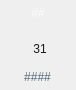
<?xml version="1.0" encoding="UTF-8"?>
<ui version="4.0">
 <class>CalendarItem</class>
 <widget class="FramedEntity" name="CalendarItem">
  <property name="geometry">
   <rect>
    <x>0</x>
    <y>0</y>
    <width>76</width>
    <height>90</height>
   </rect>
  </property>
  <property name="minimumSize">
   <size>
    <width>76</width>
    <height>90</height>
   </size>
  </property>
  <property name="maximumSize">
   <size>
    <width>16777215</width>
    <height>16777215</height>
   </size>
  </property>
  <property name="styleSheet">
   <string notr="true">QLabel {
    border: none;
    font: 600 40px &quot;Open Sans&quot;;
    color: rgba(25, 25, 25, 255);
    margin: 0px;
    padding: 0px;
}</string>
  </property>
  <property name="parentPainting">
   <enum>E::PaintParentBefore</enum>
  </property>
  <property name="sizeOfFrame">
   <size>
    <width>76</width>
    <height>90</height>
   </size>
  </property>
  <widget class="QLabel" name="dayOfWeek">
   <property name="geometry">
    <rect>
     <x>0</x>
     <y>1</y>
     <width>76</width>
     <height>24</height>
    </rect>
   </property>
   <property name="styleSheet">
    <string notr="true">QLabel {
    font: 600 16px &quot;Open Sans&quot;;
    color: rgba(250, 250, 250, 255);
}</string>
   </property>
   <property name="text">
    <string notr="true">##</string>
   </property>
   <property name="alignment">
    <set>Qt::AlignCenter</set>
   </property>
  </widget>
  <widget class="QLabel" name="dayOfMonth">
   <property name="geometry">
    <rect>
     <x>11</x>
     <y>26</y>
     <width>52</width>
     <height>39</height>
    </rect>
   </property>
   <property name="styleSheet">
    <string notr="true">QLabel {
    padding-top: 6px;
    padding-left: 6px;
}</string>
   </property>
   <property name="text">
    <string notr="true">31</string>
   </property>
   <property name="alignment">
    <set>Qt::AlignCenter</set>
   </property>
  </widget>
  <widget class="QLabel" name="month">
   <property name="geometry">
    <rect>
     <x>6</x>
     <y>66</y>
     <width>63</width>
     <height>21</height>
    </rect>
   </property>
   <property name="styleSheet">
    <string notr="true">QLabel {
font: 600 12px &quot;Open Sans&quot;;
color: rgba(84, 110, 122, 255);
padding: 2px;
}</string>
   </property>
   <property name="text">
    <string notr="true">####</string>
   </property>
   <property name="alignment">
    <set>Qt::AlignCenter</set>
   </property>
  </widget>
 </widget>
 <customwidgets>
  <customwidget>
   <class>EntityWidget</class>
   <extends>QWidget</extends>
   <header>plugins.h</header>
   <container>1</container>
  </customwidget>
  <customwidget>
   <class>FramedEntity</class>
   <extends>EntityWidget</extends>
   <header>plugins.h</header>
   <container>1</container>
  </customwidget>
 </customwidgets>
 <resources>
  <include location="../resources.qrc"/>
 </resources>
 <connections/>
</ui>
